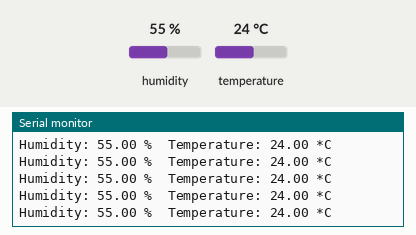
Recording of a sketch running on a simulated Arduino Uno, built with avr-gcc and run on an emulated ATmega328P. On the bench: the last lines printed to the serial monitor. Inputs (shaded band) come from the test bench; at power-on: humidity 55 %, temperature 24 °C.

Above: at 2.8 s.
2.9 s: humidity set to 22 %
At 4.29 s:
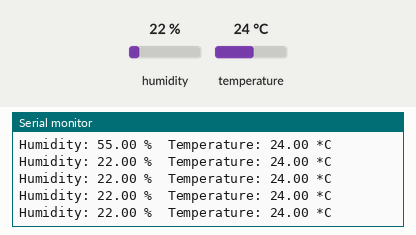
8.9 s: temperature set to 12 °C
At 10.43 s:
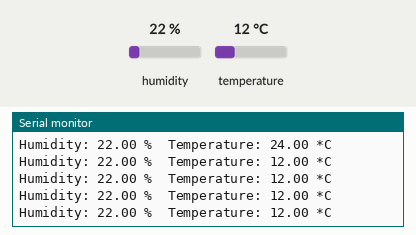
14.9 s: humidity set to 40 %
At 16.57 s:
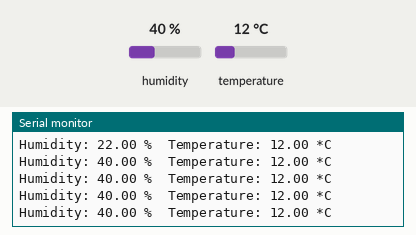
Timing chart, 0 to 18.1 s (numbered marks = the images above; inputs shaded):
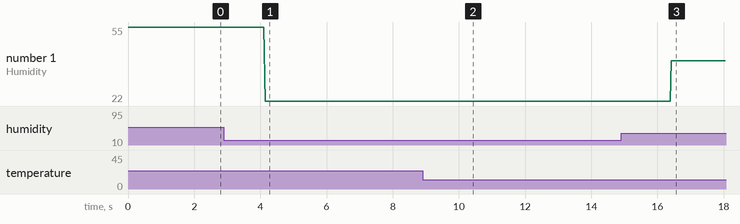

Measured:
- after the input at 2.9 s, the serial monitor: prints a new line after 1.2 s (image 1)
- after the input at 8.9 s, the serial monitor: prints a new line after 1.4 s (image 2)
- after the input at 14.9 s, the serial monitor: prints a new line after 1.5 s (image 3)
- plotted number 1: 55 → 22 after the input at 2.9 s, 22 → 40 after the input at 14.9 s

The sketch:

hardware_code.ino
```cpp
#include "DHT.h"
#define DHTPIN 2
#define DHTTYPE DHT22   // DHT 22  (AM2302)
DHT dht(DHTPIN, DHTTYPE);

/*
  Arduino Code: WeatherByte
  -> http://www.ladyada.net/learn/sensors/dht.html
*/

void setup() {
  Serial.begin(9600);
  dht.begin();
}

void loop() {
  // Reading temperature or humidity takes 250 milliseconds
  float h = dht.readHumidity();
  float t = dht.readTemperature();

  if (isnan(t) || isnan(h)) {
    Serial.println("Failed to read from DHT");
  } else {
    Serial.print("Humidity: ");
    Serial.print(h);
    Serial.print(" %\t");
    Serial.print("Temperature: ");
    Serial.print(t);
    Serial.println(" *C");
  }
}
```
